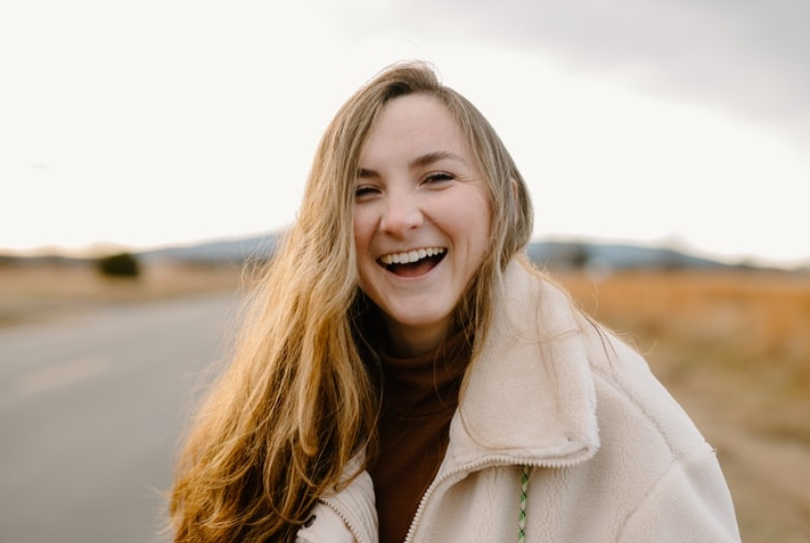
#> input picture OpenCV 實作人臉辨識/Smile Recognition 笑容辨識/smile.jpg, 810 x 543 px
$ python smile_recognition.py
#> lines starting #> are read from the running program, lines starting #| are printed output that depends on the picture; after the words box and inside, x2 and y2 are one past the last pixel; in counts of white or black regions, pixels touching at a corner belong together
import cv2

img1 = cv2.imread("smile.jpg",1) # 匯入照片
#> img1 is the input picture: shape (543, 810, 3); mean B, G, R 160.5, 175.9, 191.5

''' 臉部 '''
case_path1 = cv2.data.haarcascades + "haarcascade_frontalface_default.xml"
faceCascade = cv2.CascadeClassifier(case_path1)

''' 笑容 '''
case_path2 = cv2.data.haarcascades + "haarcascade_smile.xml"
smileCascade = cv2.CascadeClassifier(case_path2)

''' 臉部辨識 '''
faces = faceCascade.detectMultiScale( img1 , scaleFactor=1.2, minNeighbors=3 , minSize=(10,10) , flags=cv2.CASCADE_SCALE_IMAGE )
#> faces = [[305, 107, 194, 194]]
# print("偵測" + str(len(faces)) +"張人臉")

''' 笑容辨識 '''
for (x, y, w, h) in faces:
  img2 = cv2.rectangle(img1, (x, y), (x + w, y + h), (0, 255, 0), 2) # 人臉的長方形
  face_smile = img2[y:y+h, x:x+w]
  smile = smileCascade.detectMultiScale( face_smile , scaleFactor=1.1 , minNeighbors=50 , minSize=(25, 25) , flags=cv2.CASCADE_SCALE_IMAGE)
  for (x,y,w,h) in smile:
       cv2.rectangle(face_smile, (x,y), (x+w, y+h), (255,0,0) ,2) # 笑容的長方形
#> this loop made 1 pass
#> smile on pass 1: [[52, 127, 102, 51]]
#> pass 1, `face_smile = img2[y:y+h, x:x+w]`:
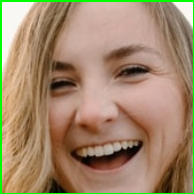
#> face_smile: shape (194, 194, 3); mean B, G, R 107.3, 136.6, 162.2
#> after the loop:
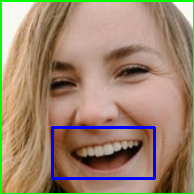
#> face_smile: shape (194, 194, 3); 2.43% of pixels changed, all inside (x1, y1, x2, y2) = (51, 126, 156, 180)
#> after the loop:
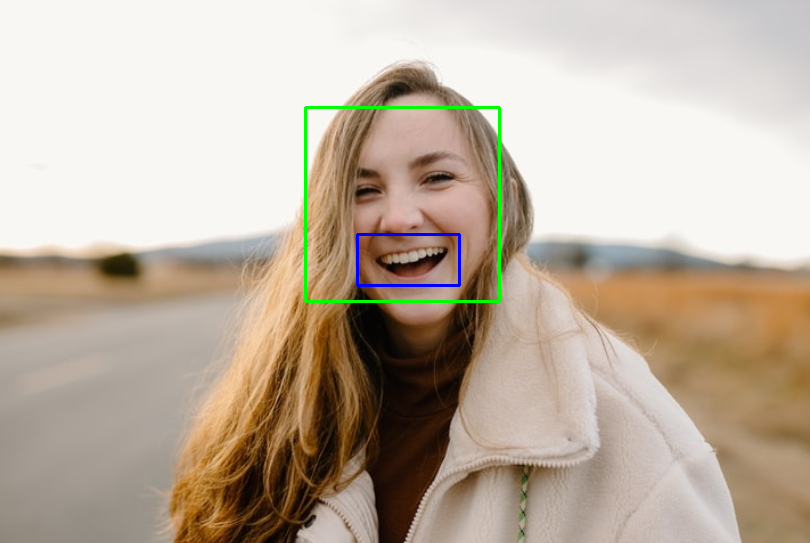
#> img1: shape (543, 810, 3); 0.74% of pixels changed, all inside (x1, y1, x2, y2) = (304, 106, 501, 303)

cv2.imshow( "Image" , img2) # 顯示圖片
cv2.waitKey(0)
